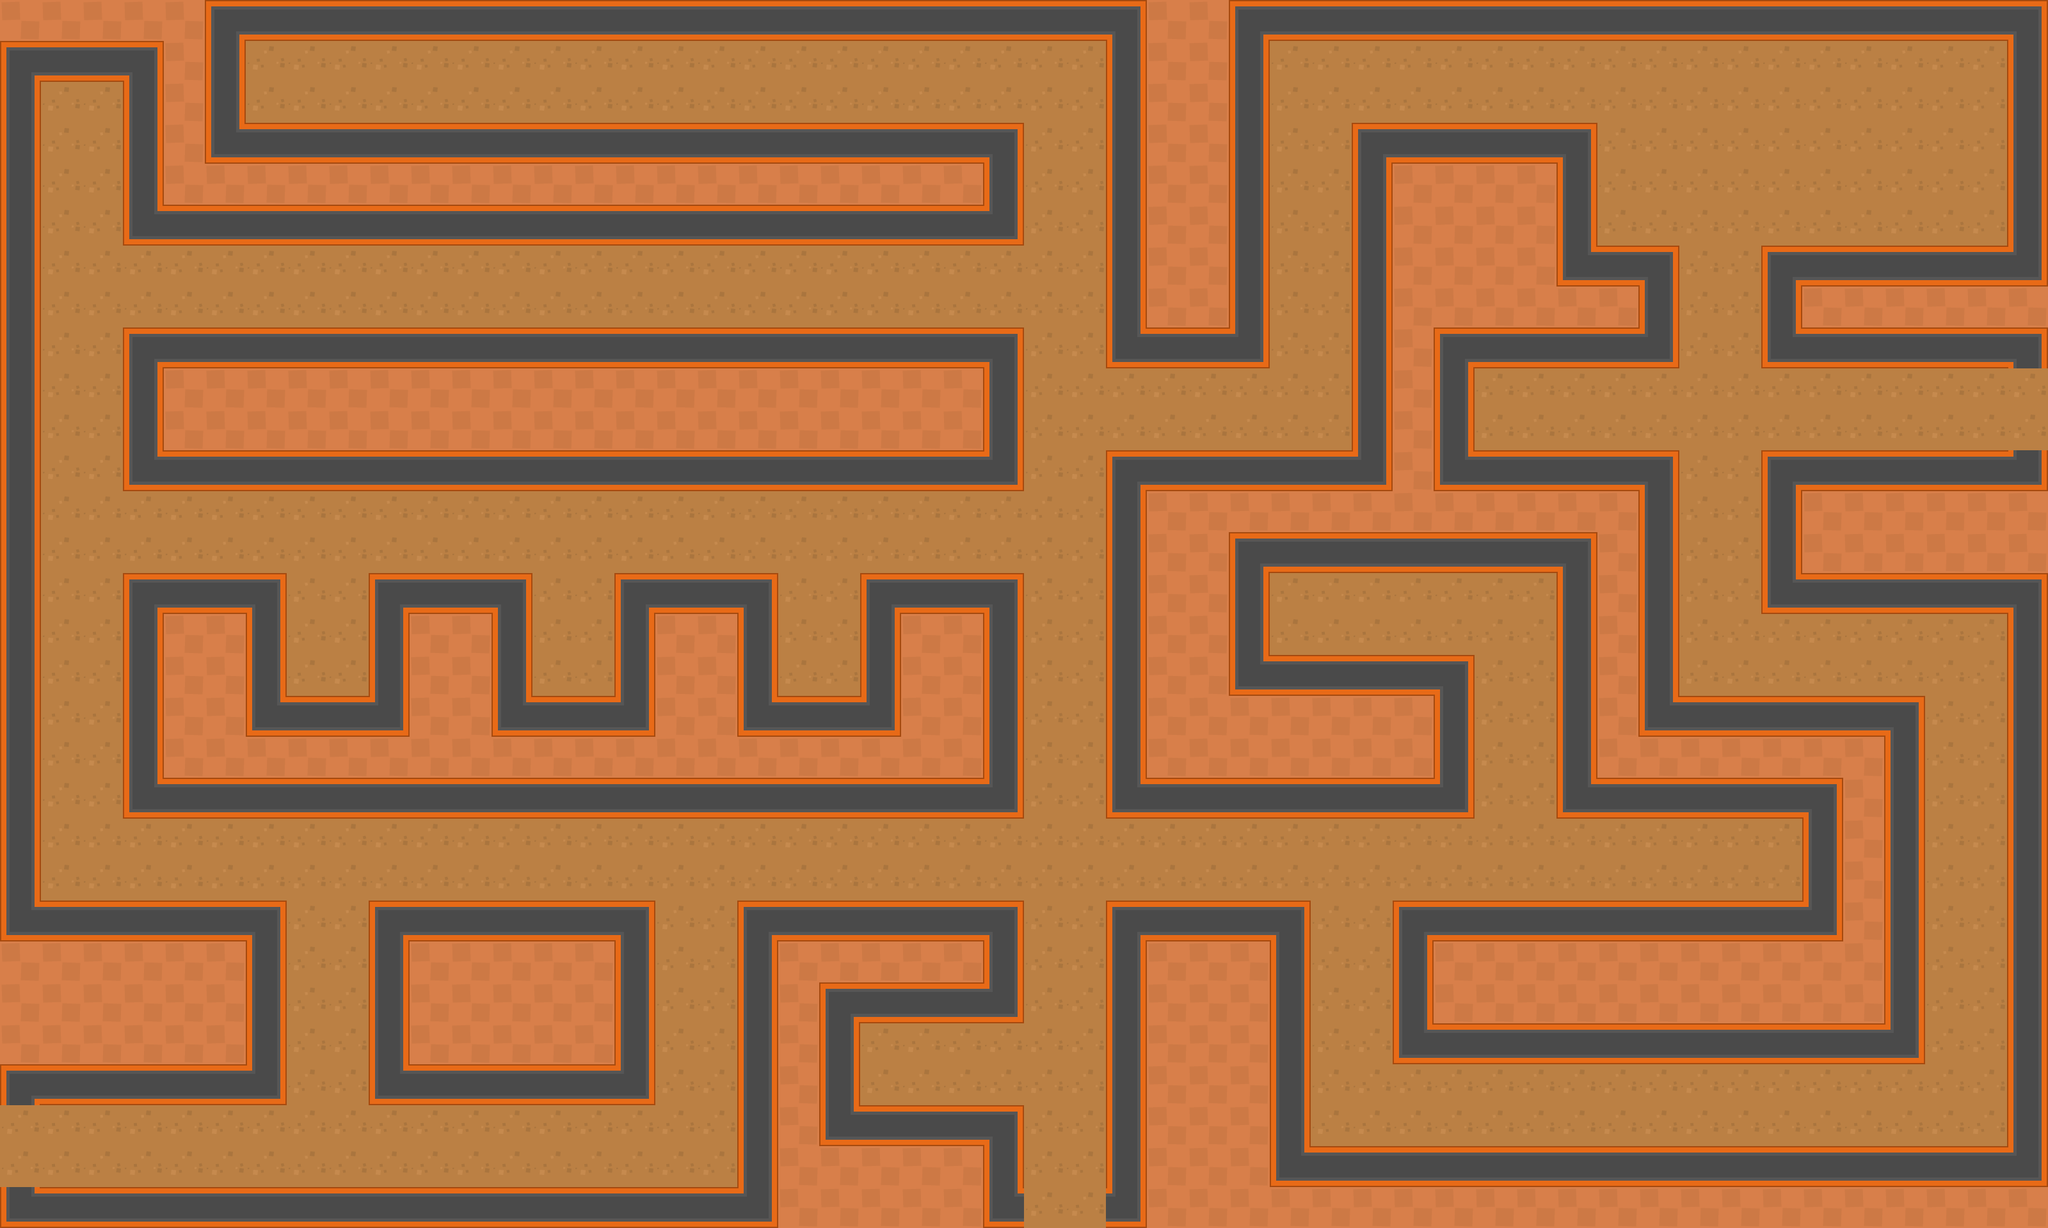

Rendered tile map (Tiled .tmx) drawn with the repository's tilesets; below, a short description and the map source with its tile grids summarised:
An orthogonal 50x30 tile map with 64x64 px tiles, 2 tile layers (sol, decor) and 104 objects (83x wall, 18x zombie, 3x door).

<map version="1.0" tiledversion="1.0.2" orientation="orthogonal" renderorder="right-down" width="50" height="30" tilewidth="64" tileheight="64" nextobjectid="110">
 <tileset firstgid="1" name="topdown" tilewidth="64" tileheight="64" spacing="10" tilecount="540" columns="27">
  <image source="../../pygame_tutorials-master/tilemap/part 13/img/spritesheet_tiles.png" width="1988" height="1470" />
 </tileset>
 <layer name="sol" width="50" height="30">
  <data>[1500 cells, 1500 non-empty, 8 distinct tile ids]</data>
 </layer>
 <layer name="decor" width="50" height="30">
  <data>[1500 cells, 0 non-empty, 0 distinct tile ids]</data>
 </layer>
 <objectgroup name="wall">
  <object id="1" name="wall" x="320" y="0" width="64" height="256" />
  <object id="2" name="wall" x="1728" y="0" width="64" height="576" />
  <object id="3" name="wall" x="384" y="0" width="1344" height="64" />
  <object id="4" name="wall" x="384" y="192" width="1152" height="64" />
  <object id="5" name="wall" x="64" y="64" width="128" height="64" />
  <object id="6" name="wall" x="192" y="64" width="64" height="320" />
  <object id="7" name="wall" x="0" y="64" width="64" height="1408" />
  <object id="8" name="wall" x="256" y="320" width="1280" height="64" />
  <object id="9" name="wall" x="1536" y="192" width="64" height="192" />
  <object id="10" name="wall" x="1920" y="0" width="64" height="576" />
  <object id="11" name="wall" x="1984" y="0" width="1152" height="64" />
  <object id="12" name="wall" x="2176" y="192" width="256" height="64" />
  <object id="13" name="wall" x="2432" y="192" width="64" height="256" />
  <object id="14" name="wall" x="3136" y="0" width="64" height="448" />
  <object id="15" name="wall" x="2816" y="384" width="320" height="64" />
  <object id="16" name="wall" x="2752" y="384" width="64" height="192" />
  <object id="17" name="wall" x="2560" y="384" width="64" height="192" />
  <object id="18" name="wall" x="2304" y="512" width="256" height="64" />
  <object id="19" name="wall" x="2816" y="512" width="384" height="64" />
  <object id="21" name="wall" x="2816" y="704" width="384" height="64" />
  <object id="22" name="wall" x="2304" y="704" width="256" height="64" />
  <object id="23" name="wall" x="2240" y="512" width="64" height="256" />
  <object id="24" name="wall" x="2112" y="192" width="64" height="576" />
  <object id="25" name="wall" x="1792" y="704" width="320" height="64" />
  <object id="26" name="wall" x="1728" y="704" width="64" height="576" />
  <object id="27" name="wall" x="1920" y="832" width="64" height="256" />
  <object id="28" name="wall" x="1984" y="832" width="448" height="64" />
  <object id="29" name="wall" x="2432" y="832" width="64" height="448" />
  <object id="30" name="wall" x="2560" y="704" width="64" height="448" />
  <object id="31" name="wall" x="2752" y="704" width="64" height="256" />
  <object id="32" name="wall" x="2816" y="896" width="320" height="64" />
  <object id="33" name="wall" x="3136" y="896" width="64" height="960" />
  <object id="34" name="wall" x="2624" y="1088" width="320" height="64" />
  <object id="35" name="wall" x="2944" y="1088" width="64" height="576" />
  <object id="36" name="wall" x="2240" y="1600" width="704" height="64" />
  <object id="37" name="wall" x="2048" y="1792" width="1088" height="64" />
  <object id="38" name="wall" x="2176" y="1408" width="64" height="256" />
  <object id="39" name="wall" x="1984" y="1408" width="64" height="448" />
  <object id="40" name="wall" x="1792" y="1408" width="192" height="64" />
  <object id="41" name="wall" x="1728" y="1408" width="64" height="512" />
  <object id="42" name="wall" x="1536" y="1728" width="64" height="192" />
  <object id="43" name="wall" x="1344" y="1728" width="192" height="64" />
  <object id="44" name="wall" x="1280" y="1536" width="64" height="256" />
  <object id="45" name="wall" x="1344" y="1536" width="192" height="64" />
  <object id="46" name="wall" x="1536" y="1408" width="64" height="192" />
  <object id="47" name="wall" x="1216" y="1408" width="320" height="64" />
  <object id="48" name="wall" x="1152" y="1408" width="64" height="512" />
  <object id="49" name="wall" x="0" y="1856" width="1152" height="64" />
  <object id="50" name="wall" x="640" y="1664" width="320" height="64" />
  <object id="51" name="wall" x="960" y="1408" width="64" height="320" />
  <object id="52" name="wall" x="640" y="1408" width="320" height="64" />
  <object id="53" name="wall" x="576" y="1408" width="64" height="320" />
  <object id="55" name="wall" x="0" y="1664" width="384" height="64" />
  <object id="56" name="wall" x="384" y="1408" width="64" height="320" />
  <object id="57" name="wall" x="64" y="1408" width="320" height="64" />
  <object id="58" name="wall" x="256" y="1216" width="1280" height="64" />
  <object id="59" name="wall" x="192" y="896" width="64" height="384" />
  <object id="60" name="wall" x="256" y="896" width="128" height="64" />
  <object id="61" name="wall" x="384" y="896" width="64" height="256" />
  <object id="62" name="wall" x="576" y="896" width="64" height="256" />
  <object id="63" name="wall" x="768" y="896" width="64" height="256" />
  <object id="64" name="wall" x="832" y="1088" width="128" height="64" />
  <object id="65" name="wall" x="960" y="896" width="64" height="256" />
  <object id="66" name="wall" x="1152" y="896" width="64" height="256" />
  <object id="67" name="wall" x="1216" y="1088" width="128" height="64" />
  <object id="68" name="wall" x="1344" y="896" width="64" height="256" />
  <object id="69" name="wall" x="1536" y="896" width="64" height="384" />
  <object id="70" name="wall" x="1536" y="512" width="64" height="256" />
  <object id="71" name="wall" x="256" y="512" width="1280" height="64" />
  <object id="72" name="wall" x="256" y="704" width="1280" height="64" />
  <object id="73" name="wall" x="192" y="512" width="64" height="256" />
  <object id="74" name="wall" x="1792" y="512" width="128" height="64" />
  <object id="75" name="wall" x="2240" y="1408" width="576" height="64" />
  <object id="76" name="wall" x="2816" y="1216" width="64" height="256" />
  <object id="77" name="wall" x="2496" y="1216" width="320" height="64" />
  <object id="78" name="wall" x="2496" y="384" width="64" height="64" />
  <object id="79" name="wall" x="2240" y="1024" width="64" height="256" />
  <object id="80" name="wall" x="1792" y="1216" width="448" height="64" />
  <object id="81" name="wall" x="1984" y="1024" width="256" height="64" />
  <object id="82" name="wall" x="1408" y="896" width="128" height="64" />
  <object id="83" name="wall" x="1024" y="896" width="128" height="64" />
  <object id="84" name="wall" x="640" y="896" width="128" height="64" />
  <object id="109" name="wall" x="448" y="1088" width="128" height="64" />
 </objectgroup>
 <objectgroup name="enemy">
  <object id="88" name="zombie" x="1216" y="1024" width="64" height="64" />
  <object id="89" name="zombie" x="896" y="1024" width="64" height="64" />
  <object id="90" name="zombie" x="512" y="1024" width="64" height="64" />
  <object id="91" name="zombie" x="1856" y="1280" width="64" height="64" />
  <object id="92" name="zombie" x="1408" y="1280" width="64" height="64" />
  <object id="93" name="zombie" x="1088" y="1472" width="64" height="64" />
  <object id="94" name="zombie" x="2048" y="896" width="64" height="64" />
  <object id="95" name="zombie" x="2560" y="1280" width="64" height="64" />
  <object id="96" name="zombie" x="3008" y="64" width="64" height="64" />
  <object id="97" name="zombie" x="2496" y="64" width="64" height="64" />
  <object id="98" name="zombie" x="2816" y="320" width="64" height="64" />
  <object id="99" name="zombie" x="512" y="64" width="64" height="64" />
  <object id="100" name="zombie" x="1536" y="384" width="64" height="64" />
  </objectgroup>
 <objectgroup name="item">
  <!-- 3 objects omitted --></objectgroup>
</map>
<!-- 8 of 104 objects omitted -->
